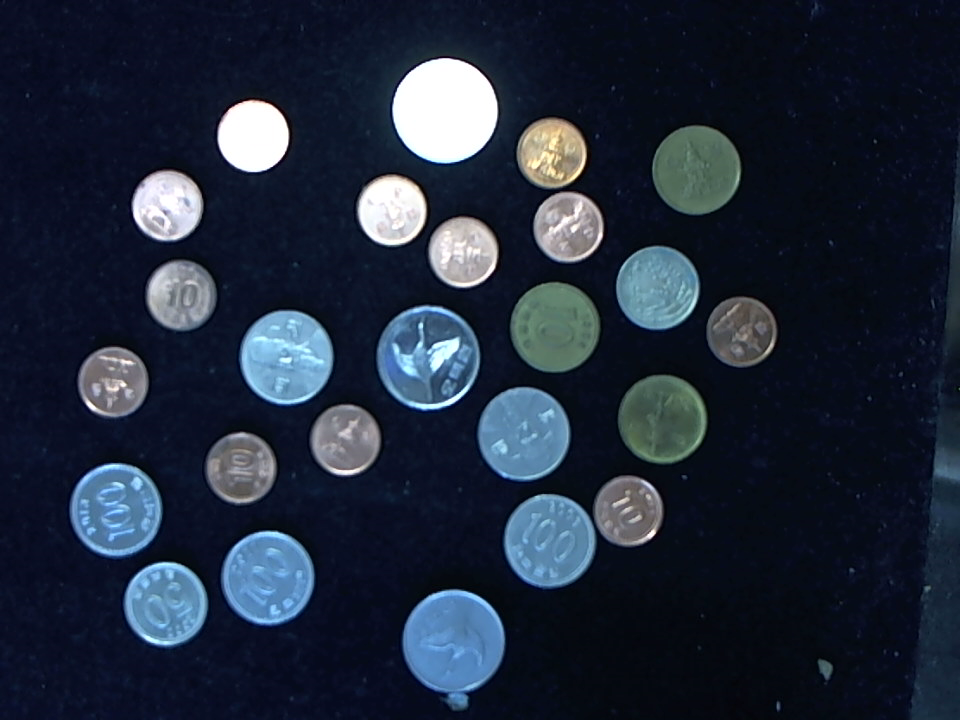
#> input picture coin.png, 960 x 720 px
$ python 01.find_coins.py
#> lines starting #> are read from the running program, lines starting #| are printed output that depends on the picture; after the words box and inside, x2 and y2 are one past the last pixel; in counts of white or black regions, pixels touching at a corner belong together
### coin_preprocess.py
import numpy as np, cv2

def preprocessing():
    fname = "coin.png"
    image = cv2.imread(fname, cv2.IMREAD_COLOR)
#> image is the input picture: shape (720, 960, 3); mean B, G, R 58.9, 42.6, 33.1
    if image is None: return None, None

    gray = cv2.cvtColor(image, cv2.COLOR_BGR2GRAY)
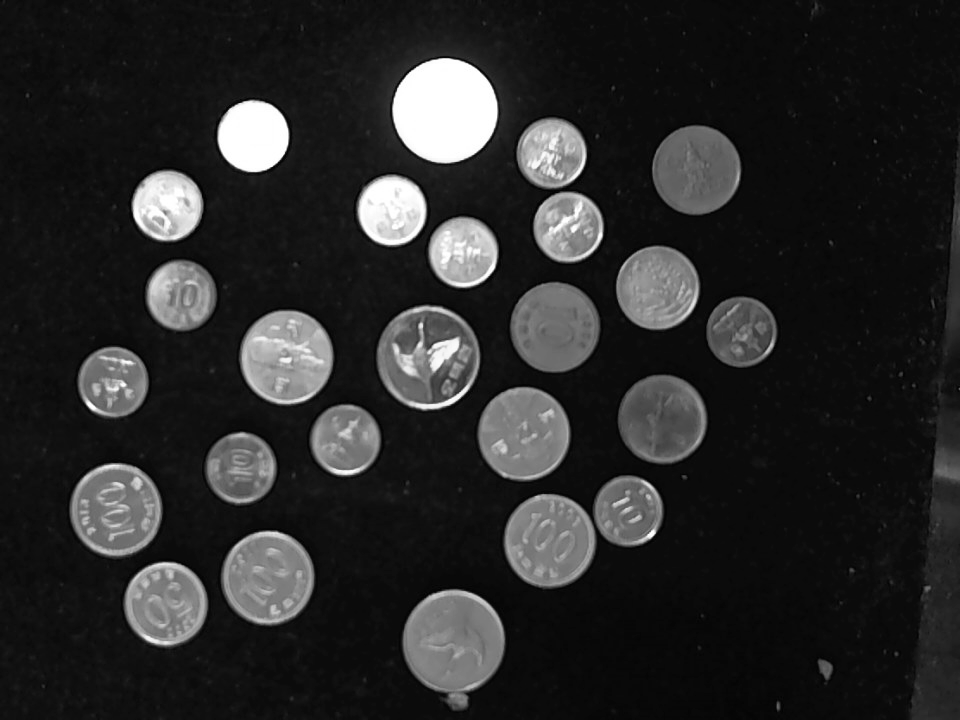
#> gray: shape (720, 960); min 0, max 255, mean 41.6
    gray = cv2.GaussianBlur(gray, (7,7), 2, 2)
    flag = cv2.THRESH_BINARY + cv2.THRESH_OTSU
    _, th_img = cv2.threshold(gray, 130, 255, flag)
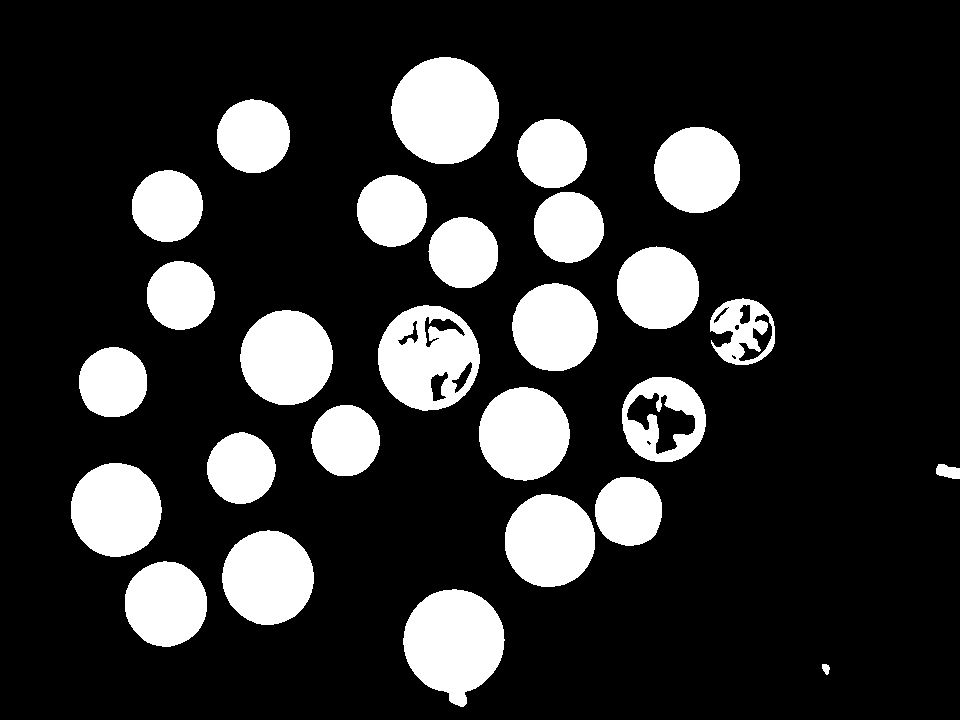
#> th_img: shape (720, 960); 18.9% white; 27 white regions, largest, box (x1, y1, x2, y2) and area: (391, 57, 499, 164) 9015, (403, 589, 505, 707) 8456, (378, 305, 480, 411) 7379

    mask = np.ones((3,3), np.uint8)
    th_img = cv2.morphologyEx(th_img, cv2.MORPH_OPEN, mask)
#> th_img: shape (720, 960); 18.9% white; 28 white regions

    return image, th_img

def find_coins(image):
    results = cv2.findContours(image, cv2.RETR_EXTERNAL, cv2.CHAIN_APPROX_SIMPLE)
#> results = 27 contours; largest, box (x1, y1, x2, y2) and area: (391, 57, 499, 164) 8864, (403, 589, 504, 707) 8300, (378, 305, 480, 411) 8262, (240, 310, 333, 405) 6800, (222, 530, 314, 625) 6644
    contours = results[0] if int(cv2.__version__[0]) >= 4 else results[1]
#> contours has the same summary as results

    # 리스트 생성 방식
    circles = [cv2.minEnclosingCircle(c) for c in contours] # 외각을 둘러싸는 원 검출
#> circles = 27 items
    circles = [(tuple(map(int, center)), int(radius))
               for center, radius in circles if radius>25]
#> circles = 25 items
    return circles

### 01.find_coins.py
from coin_preprocess import *

image, th_img = preprocessing()                           # 전처리 수행
if image is None: raise Exception("영상 파일 읽기 에러")

circles = find_coins(th_img)                            # 객체(회전사각형) 검출
#> circles = 25 items
for center, radius in circles:
    cv2.circle(image, center, radius, (0, 255, 0), 2)   # 동전 영상 원으로 표시
#> this loop made 25 passes
#> (center, radius) on passes 1 to 12: ((453, 647), 58), ((165, 603), 42), ((267, 577), 47), ((548, 539), 46), ((629, 510), 35), ((115, 509), 46), ((240, 467), 35), ((344, 440), 35), ((522, 433), 46), ((662, 418), 43), ((112, 382), 35), ((286, 357), 47)
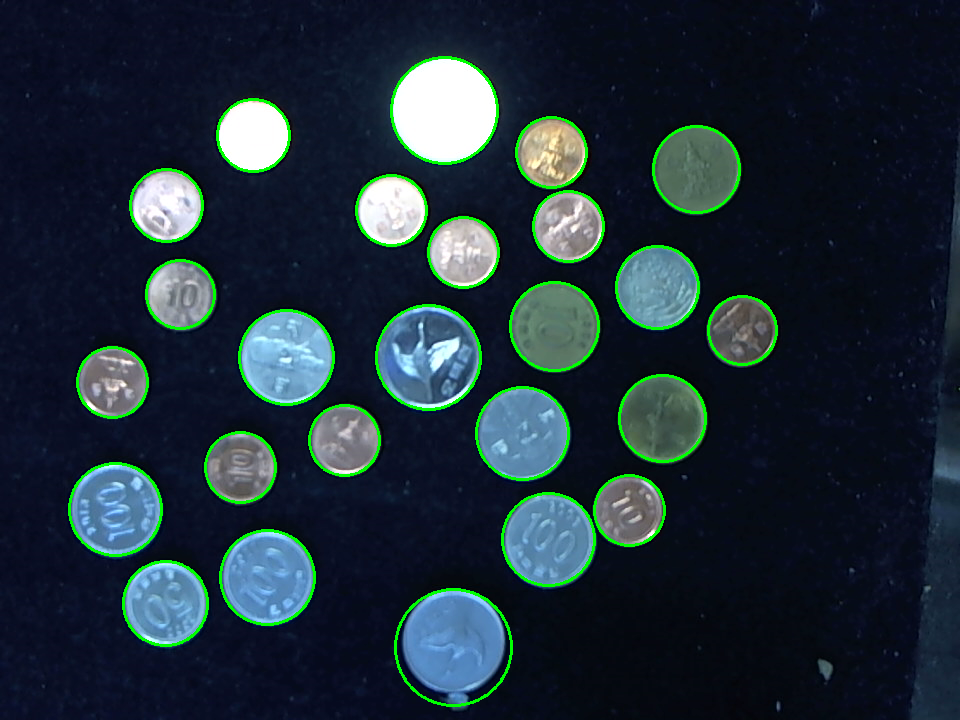
#> image: shape (720, 960, 3); mean B, G, R 56.1, 47.3, 31.1

cv2.imshow("preprocessed image", th_img)
cv2.imshow("coin image", image)
cv2.waitKey(0)
